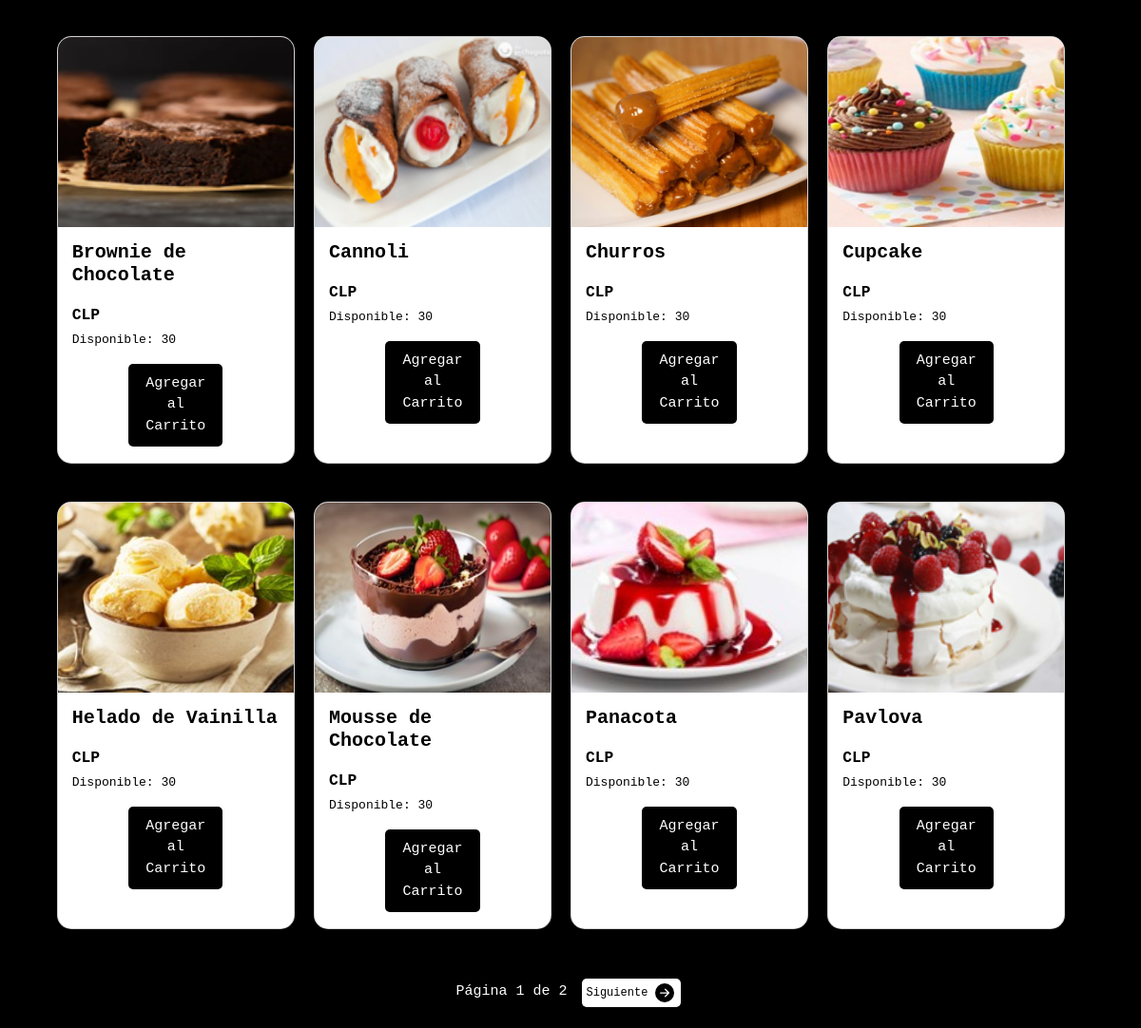
/Postres (middle part), run on an earlier commit of the app's database.
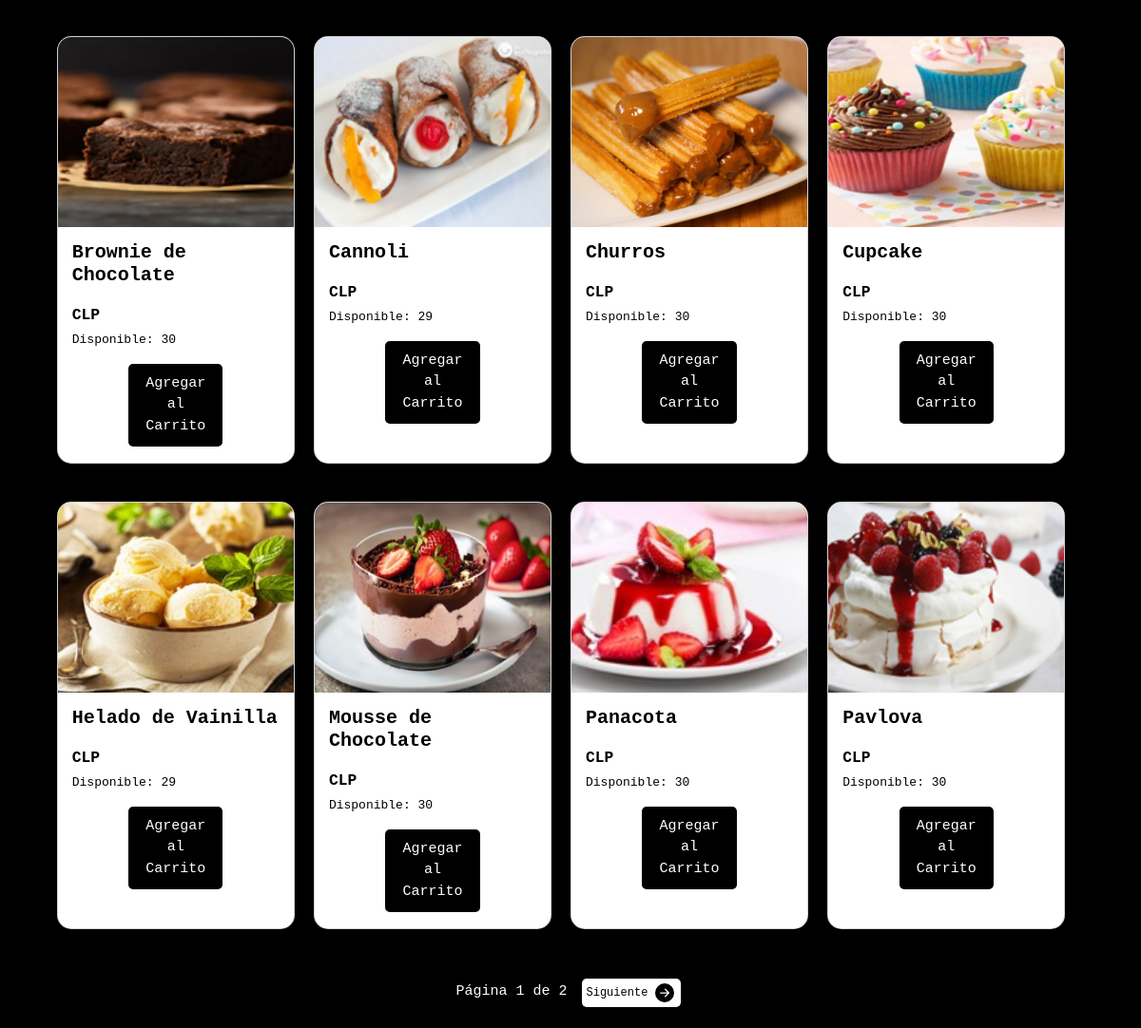
And on a later commit of the database.
### apps/core/models.py (models this page shows, shortened)
class Producto(models.Model):
    sku = models.IntegerField(primary_key=True)
    imagen = models.ImageField(upload_to="imgProductos")
    nombre = models.CharField(max_length=100, null=False)
    descripcion = models.CharField(max_length=100, null=False)
    fecha_ingreso = models.DateField(auto_now_add=True)
    categoria = models.ForeignKey(Categoria, on_delete=models.CASCADE)
    platillo = models.ForeignKey(Platillo, on_delete=models.CASCADE)
    stock = models.IntegerField(null=False)
    precio = models.DecimalField(max_digits=10, decimal_places=2, null=False, default=0)
    ventas = models.IntegerField(default=0)
    ingredientes = models.TextField(
        null=True,
        blank=True,
        help_text="Formato: - Ingrediente 1\n- Ingrediente 2, etc.",
    )
    disponible = models.BooleanField(default=True)
    es_suscripcion = models.BooleanField(default=False, editable=False)

### apps/core/views.py (the view)
# urls.py: path("Postres", views.CargarPostres, name="Postres"),
def CargarPostres(request):
    prodPost = Producto.objects.filter(stock__gt=0, categoria=3).order_by("nombre")
    categorias = Categoria.objects.all()
    platillo = Platillo.objects.values("nombre").distinct()
    precio_min = float(request.GET.get("precio_min", 0))
    precio_max = float(request.GET.get("precio_max", 1000000))
    productos = prodPost.filter(precio__gte=precio_min, precio__lte=precio_max)
    platillo_seleccionado = request.GET.getlist("platillo")
    if platillo_seleccionado:
        productos = productos.filter(platillo__nombre__in=platillo_seleccionado)
    buscar = request.GET.get("buscar", "")
    if buscar:
        productos = productos.filter(nombre__icontains=buscar)
    paginator = Paginator(productos, 8)
    page_number = request.GET.get("page")
    page_products = paginator.get_page(page_number)
    return render(
        request,
        "pages/productos/postres.html",
        {"prod": page_products, "cate": categorias, "plat": platillo},
    )

### apps/core/context_processor.py (called while the page is built)
def carrito_counter(request):
    carrito = request.session.get("carrito", {})
    carrito_count = sum(carrito.values()) if carrito else 0
    return {"carrito_count": carrito_count}

def subtotal_carrito(request):
    subtotal = decimal.Decimal("0")
    carrito = request.session.get("carrito", {})
    for sku_producto, cantidad in carrito.items():
        producto = Producto.objects.get(sku=sku_producto)
        subtotal += producto.precio * cantidad
    iva = subtotal * decimal.Decimal("0.19")
    total_con_iva = subtotal + iva
    return {
        "subtotal_carrito": floatformat(subtotal, 0),
        "iva": floatformat(iva, 0),
        "total_con_iva": floatformat(total_con_iva, 0),
    }

### apps/core/templatetags/formato_moneda.py (called while the page is built)
@register.filter(name="formato_moneda")
def formato_moneda(value):
    formatted = format_currency(value, "CLP", locale="es_CL")
    return formatted.replace(".", ",").replace(",00", "")

### apps/core/templates/pages/productos/postres.html (shortened to what this page needs)
{% extends "base.html" %}
{% load static %}
{% load formato_moneda %}
{% block estilos %}
    <link rel="stylesheet" href="{% static 'css/pages.css' %}">
{% endblock estilos %}
{% block content %}
    <section id="menu" class="py-5">
        <div class="container">
            <div class="container-card productos" id="lista">
                {% for p in prod %}
                <div class="card">
                    <a class="abrir-resenas" href="{% url 'ver_resenas' p.sku %}" id="{{p.sku}}" data-categoria="{{p.categoria.nombre}}" data-platillo="{{p.platillo.nombre}}" data-precio="{{p.precio|formato_moneda}}">
                        <img src="{{p.imagen.url}}" class="card-img-top" alt="{{p.imagen.url}}">
                        <div class="card-body">
                            <h1 class="card-title">{{p.nombre}}</h1>
                            <h5 class="card-precio" data-precio="{{ p.precio|formato_moneda }}">
                                {{ p.precio|formato_moneda }} CLP
                            </h5>
                            <div class="stock">Disponible: {{ p.stock }}</div>
                        </div>
                    </a>
                    <form class="add-to-cart-form" id="form-agregar-carrito" method="post" action="{% url 'agregar_al_carrito' %}">
                        <button type="submit" class="card-button">Agregar al Carrito</button>
                    </form>
                </div>
                {% endfor %}
            </div>
            <div class="pagination">
                <span class="pagination-number" id="currentPage">Página {{ prod.number }} de {{ prod.paginator.num_pages }}</span>
                {% if prod.has_next %}
                    <a href="?page={{ prod.next_page_number }}" class="btn-pagination">Siguiente <svg xmlns="http://www.w3.org/2000/svg" width="20" height="20" fill="currentColor" class="bi bi-arrow-right-circle-fill" viewBox="0 0 16 16">
                        <path d="M8 0a8 8 0 1 1 0 16A8 8 0 0 1 8 0M4.5 7.5a.5.5 0 0 0 0 1h5.793l-2.147 2.146a.5.5 0 0 0 .708.708l3-3a.5.5 0 0 0 0-.708l-3-3a.5.5 0 1 0-.708.708L10.293 7.5z"/>
                      </svg></a>
                {% endif %}
            </div>
        </div>
    </section>
{% endblock content %}

What changed in the data, as far as the page shows it:
changed Producto "Cannoli": stock "30" → "29"
changed Producto "Helado de Vainilla": stock "30" → "29"
